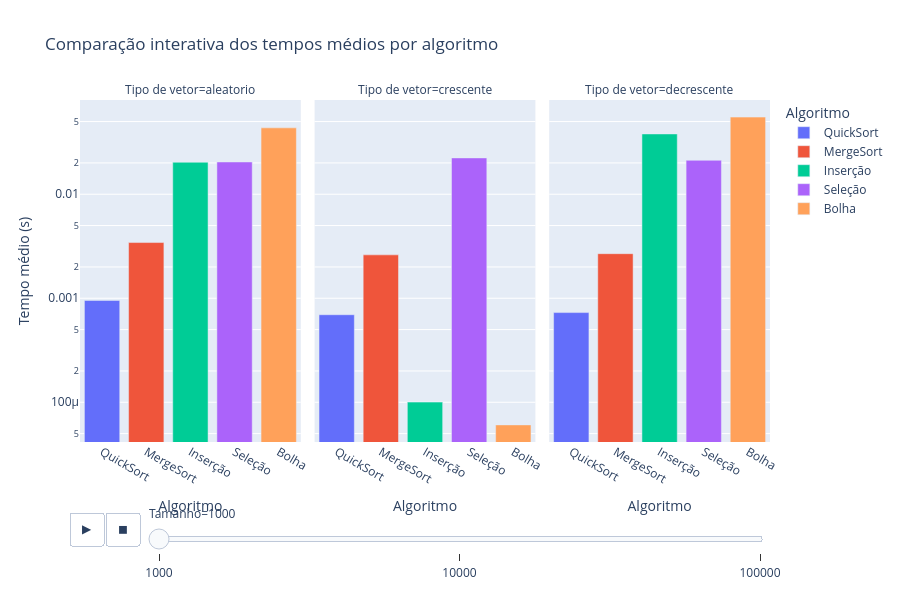
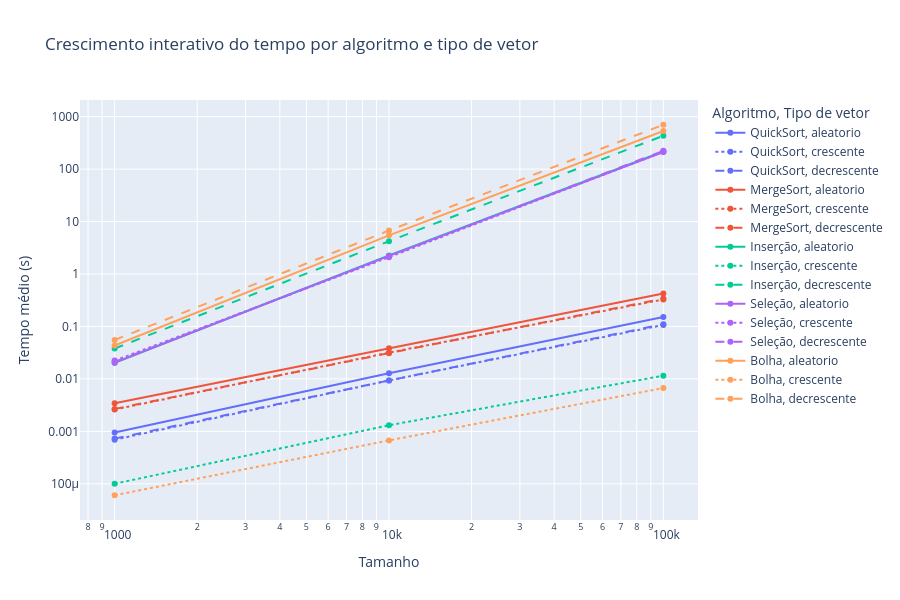
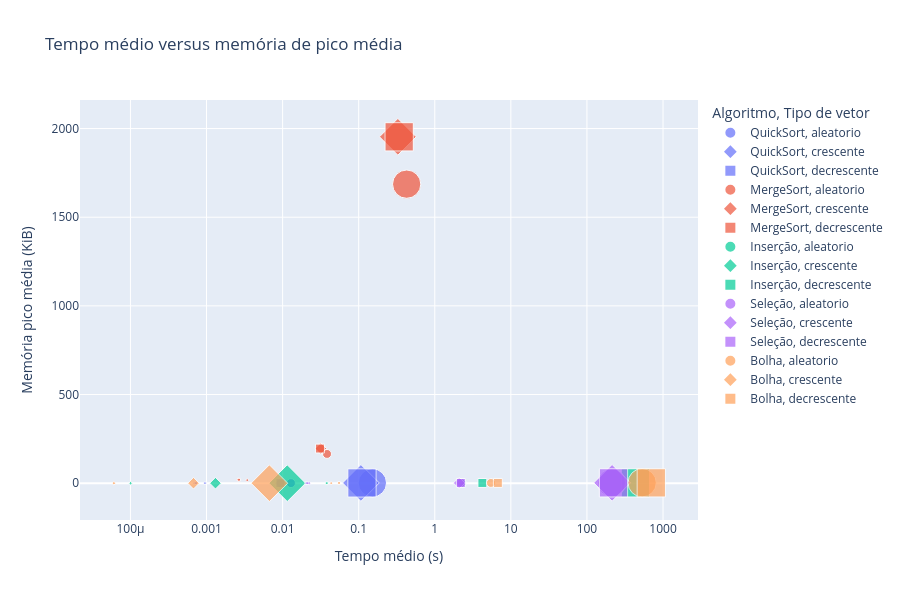

Notebook cell for these charts, in order:
### Markdown cell above
## 14. Visualizações interativas com Plotly

Além dos gráficos em Matplotlib, esta seção cria gráficos interativos em **Plotly**, facilitando a exploração dos resultados com zoom, hover, filtros visuais e exportação em HTML.

### Code cell
if not PLOTLY_DISPONIVEL:
    display(Markdown(
        "**Plotly não está instalado neste ambiente.** "
        "Para ativar os gráficos interativos, instale a biblioteca com `!pip install plotly`."
    ))
else:
    df_plotly = df_resultados.copy()
    df_plotly["Cenário"] = (
        df_plotly["Tamanho"].astype(str)
        + " - "
        + df_plotly["Tipo de vetor"]
    )

    fig_bar = px.bar(
        df_plotly,
        x="Algoritmo",
        y="Tempo médio (s)",
        color="Algoritmo",
        facet_col="Tipo de vetor",
        animation_frame="Tamanho",
        log_y=True,
        title="Comparação interativa dos tempos médios por algoritmo"
    )
    fig_bar.update_layout(height=600)
    fig_bar.show()

    caminho_html = OUTPUT_DIR / "plotly_tempos_medios_interativo.html"
    fig_bar.write_html(str(caminho_html))
    print(f"Gráfico interativo salvo em: {caminho_html.resolve()}")

    fig_line = px.line(
        df_plotly.sort_values("Tamanho"),
        x="Tamanho",
        y="Tempo médio (s)",
        color="Algoritmo",
        line_dash="Tipo de vetor",
        markers=True,
        log_x=True,
        log_y=True,
        title="Crescimento interativo do tempo por algoritmo e tipo de vetor",
        hover_data=["Memória pico média (KiB)", "Tempo mediano (s)", "Clock médio (MHz)"]
    )
    fig_line.update_layout(height=600)
    fig_line.show()

    caminho_html = OUTPUT_DIR / "plotly_crescimento_tempos_interativo.html"
    fig_line.write_html(str(caminho_html))
    print(f"Gráfico interativo salvo em: {caminho_html.resolve()}")

    fig_scatter = px.scatter(
        df_plotly,
        x="Tempo médio (s)",
        y="Memória pico média (KiB)",
        color="Algoritmo",
        symbol="Tipo de vetor",
        size="Tamanho",
        log_x=True,
        title="Tempo médio versus memória de pico média",
        hover_data=["Cenário", "Tempo mediano (s)", "Clock médio (MHz)"]
    )
    fig_scatter.update_layout(height=600)
    fig_scatter.show()

    caminho_html = OUTPUT_DIR / "plotly_tempo_vs_memoria_interativo.html"
    fig_scatter.write_html(str(caminho_html))
    print(f"Gráfico interativo salvo em: {caminho_html.resolve()}")

### Figure 1 — Plotly figure (JSON) as saved in the notebook; plotly's stock layout.template omitted (floating-point values rounded to 4 significant figures)
{"data": [{"hovertemplate": "Algoritmo=%{x}<br>Tamanho=1000<br>Tipo de vetor=aleatorio<br>Tempo médio (s)=%{y}<extra></extra>", "legendgroup": "QuickSort", "marker": {"color": "#636efa", "pattern": {"shape": ""}}, "name": "QuickSort", "orientation": "v", "showlegend": true, "textposition": "auto", "type": "bar", "x": ["QuickSort"], "xaxis": "x", "y": [0.0009535], "yaxis": "y"}, {"hovertemplate": "Algoritmo=%{x}<br>Tamanho=1000<br>Tipo de vetor=crescente<br>Tempo médio (s)=%{y}<extra></extra>", "legendgroup": "QuickSort", "marker": {"color": "#636efa", "pattern": {"shape": ""}}, "name": "QuickSort", "orientation": "v", "showlegend": false, "textposition": "auto", "type": "bar", "x": ["QuickSort"], "xaxis": "x2", "y": [0.0006946], "yaxis": "y2"}, {"hovertemplate": "Algoritmo=%{x}<br>Tamanho=1000<br>Tipo de vetor=decrescente<br>Tempo médio (s)=%{y}<extra></extra>", "legendgroup": "QuickSort", "marker": {"color": "#636efa", "pattern": {"shape": ""}}, "name": "QuickSort", "orientation": "v", "showlegend": false, "textposition": "auto", "type": "bar", "x": ["QuickSort"], "xaxis": "x3", "y": [0.0007282], "yaxis": "y3"}, {"hovertemplate": "Algoritmo=%{x}<br>Tamanho=1000<br>Tipo de vetor=aleatorio<br>Tempo médio (s)=%{y}<extra></extra>", "legendgroup": "MergeSort", "marker": {"color": "#EF553B", "pattern": {"shape": ""}}, "name": "MergeSort", "orientation": "v", "showlegend": true, "textposition": "auto", "type": "bar", "x": ["MergeSort"], "xaxis": "x", "y": [0.003431], "yaxis": "y"}, {"hovertemplate": "Algoritmo=%{x}<br>Tamanho=1000<br>Tipo de vetor=crescente<br>Tempo médio (s)=%{y}<extra></extra>", "legendgroup": "MergeSort", "marker": {"color": "#EF553B", "pattern": {"shape": ""}}, "name": "MergeSort", "orientation": "v", "showlegend": false, "textposition": "auto", "type": "bar", "x": ["MergeSort"], "xaxis": "x2", "y": [0.002613], "yaxis": "y2"}, {"hovertemplate": "Algoritmo=%{x}<br>Tamanho=1000<br>Tipo de vetor=decrescente<br>Tempo médio (s)=%{y}<extra></extra>", "legendgroup": "MergeSort", "marker": {"color": "#EF553B", "pattern": {"shape": ""}}, "name": "MergeSort", "orientation": "v", "showlegend": false, "textposition": "auto", "type": "bar", "x": ["MergeSort"], "xaxis": "x3", "y": [0.002683], "yaxis": "y3"}, {"hovertemplate": "Algoritmo=%{x}<br>Tamanho=1000<br>Tipo de vetor=aleatorio<br>Tempo médio (s)=%{y}<extra></extra>", "legendgroup": "Inserção", "marker": {"color": "#00cc96", "pattern": {"shape": ""}}, "name": "Inserção", "orientation": "v", "showlegend": true, "textposition": "auto", "type": "bar", "x": ["Inserção"], "xaxis": "x", "y": [0.02031], "yaxis": "y"}, {"hovertemplate": "Algoritmo=%{x}<br>Tamanho=1000<br>Tipo de vetor=crescente<br>Tempo médio (s)=%{y}<extra></extra>", "legendgroup": "Inserção", "marker": {"color": "#00cc96", "pattern": {"shape": ""}}, "name": "Inserção", "orientation": "v", "showlegend": false, "textposition": "auto", "type": "bar", "x": ["Inserção"], "xaxis": "x2", "y": [0.0001004], "yaxis": "y2"}, {"hovertemplate": "Algoritmo=%{x}<br>Tamanho=1000<br>Tipo de vetor=decrescente<br>Tempo médio (s)=%{y}<extra></extra>", "legendgroup": "Inserção", "marker": {"color": "#00cc96", "pattern": {"shape": ""}}, "name": "Inserção", "orientation": "v", "showlegend": false, "textposition": "auto", "type": "bar", "x": ["Inserção"], "xaxis": "x3", "y": [0.03799], "yaxis": "y3"}, {"hovertemplate": "Algoritmo=%{x}<br>Tamanho=1000<br>Tipo de vetor=aleatorio<br>Tempo médio (s)=%{y}<extra></extra>", "legendgroup": "Seleção", "marker": {"color": "#ab63fa", "pattern": {"shape": ""}}, "name": "Seleção", "orientation": "v", "showlegend": true, "textposition": "auto", "type": "bar", "x": ["Seleção"], "xaxis": "x", "y": [0.02043], "yaxis": "y"}, {"hovertemplate": "Algoritmo=%{x}<br>Tamanho=1000<br>Tipo de vetor=crescente<br>Tempo médio (s)=%{y}<extra></extra>", "legendgroup": "Seleção", "marker": {"color": "#ab63fa", "pattern": {"shape": ""}}, "name": "Seleção", "orientation": "v", "showlegend": false, "textposition": "auto", "type": "bar", "x": ["Seleção"], "xaxis": "x2", "y": [0.02235], "yaxis": "y2"}, {"hovertemplate": "Algoritmo=%{x}<br>Tamanho=1000<br>Tipo de vetor=decrescente<br>Tempo médio (s)=%{y}<extra></extra>", "legendgroup": "Seleção", "marker": {"color": "#ab63fa", "pattern": {"shape": ""}}, "name": "Seleção", "orientation": "v", "showlegend": false, "textposition": "auto", "type": "bar", "x": ["Seleção"], "xaxis": "x3", "y": [0.0212], "yaxis": "y3"}, {"hovertemplate": "Algoritmo=%{x}<br>Tamanho=1000<br>Tipo de vetor=aleatorio<br>Tempo médio (s)=%{y}<extra></extra>", "legendgroup": "Bolha", "marker": {"color": "#FFA15A", "pattern": {"shape": ""}}, "name": "Bolha", "orientation": "v", "showlegend": true, "textposition": "auto", "type": "bar", "x": ["Bolha"], "xaxis": "x", "y": [0.04348], "yaxis": "y"}, {"hovertemplate": "Algoritmo=%{x}<br>Tamanho=1000<br>Tipo de vetor=crescente<br>Tempo médio (s)=%{y}<extra></extra>", "legendgroup": "Bolha", "marker": {"color": "#FFA15A", "pattern": {"shape": ""}}, "name": "Bolha", "orientation": "v", "showlegend": false, "textposition": "auto", "type": "bar", "x": ["Bolha"], "xaxis": "x2", "y": [6.06e-05], "yaxis": "y2"}, {"hovertemplate": "Algoritmo=%{x}<br>Tamanho=1000<br>Tipo de vetor=decrescente<br>Tempo médio (s)=%{y}<extra></extra>", "legendgroup": "Bolha", "marker": {"color": "#FFA15A", "pattern": {"shape": ""}}, "name": "Bolha", "orientation": "v", "showlegend": false, "textposition": "auto", "type": "bar", "x": ["Bolha"], "xaxis": "x3", "y": [0.05516], "yaxis": "y3"}], "layout": {"annotations": [{"font": {}, "showarrow": false, "text": "Tipo de vetor=aleatorio", "x": 0.16, "xanchor": "center", "xref": "paper", "y": 1, "yanchor": "bottom", "yref": "paper"}, {"font": {}, "showarrow": false, "text": "Tipo de vetor=crescente", "x": 0.5, "xanchor": "center", "xref": "paper", "y": 1, "yanchor": "bottom", "yref": "paper"}, {"font": {}, "showarrow": false, "text": "Tipo de vetor=decrescente", "x": 0.84, "xanchor": "center", "xref": "paper", "y": 1, "yanchor": "bottom", "yref": "paper"}], "barmode": "relative", "height": 600, "legend": {"title": {"text": "Algoritmo"}, "tracegroupgap": 0}, "sliders": [{"active": 0, "currentvalue": {"prefix": "Tamanho="}, "len": 0.9, "pad": {"b": 10, "t": 60}, "steps": [{"args": [["1000"], {"frame": {"duration": 0, "redraw": true}, "fromcurrent": true, "mode": "immediate", "transition": {"duration": 0, "easing": "linear"}}], "label": "1000", "method": "animate"}, {"args": [["10000"], {"frame": {"duration": 0, "redraw": true}, "fromcurrent": true, "mode": "immediate", "transition": {"duration": 0, "easing": "linear"}}], "label": "10000", "method": "animate"}, {"args": [["100000"], {"frame": {"duration": 0, "redraw": true}, "fromcurrent": true, "mode": "immediate", "transition": {"duration": 0, "easing": "linear"}}], "label": "100000", "method": "animate"}], "x": 0.1, "xanchor": "left", "y": 0, "yanchor": "top"}], "title": {"text": "Comparação interativa dos tempos médios por algoritmo"}, "updatemenus": [{"buttons": [{"args": [null, {"frame": {"duration": 500, "redraw": true}, "fromcurrent": true, "mode": "immediate", "transition": {"duration": 500, "easing": "linear"}}], "label": "&#9654;", "method": "animate"}, {"args": [[null], {"frame": {"duration": 0, "redraw": true}, "fromcurrent": true, "mode": "immediate", "transition": {"duration": 0, "easing": "linear"}}], "label": "&#9724;", "method": "animate"}], "direction": "left", "pad": {"r": 10, "t": 70}, "showactive": false, "type": "buttons", "x": 0.1, "xanchor": "right", "y": 0, "yanchor": "top"}], "xaxis": {"anchor": "y", "categoryarray": ["QuickSort", "MergeSort", "Inserção", "Seleção", "Bolha"], "categoryorder": "array", "domain": [0, 0.32], "title": {"text": "Algoritmo"}}, "xaxis2": {"anchor": "y2", "categoryarray": ["QuickSort", "MergeSort", "Inserção", "Seleção", "Bolha"], "categoryorder": "array", "domain": [0.34, 0.66], "matches": "x", "title": {"text": "Algoritmo"}}, "xaxis3": {"anchor": "y3", "categoryarray": ["QuickSort", "MergeSort", "Inserção", "Seleção", "Bolha"], "categoryorder": "array", "domain": [0.68, 1.0], "matches": "x", "title": {"text": "Algoritmo"}}, "yaxis": {"anchor": "x", "domain": [0, 1], "title": {"text": "Tempo médio (s)"}, "type": "log"}, "yaxis2": {"anchor": "x2", "domain": [0, 1], "matches": "y", "showticklabels": false, "type": "log"}, "yaxis3": {"anchor": "x3", "domain": [0, 1], "matches": "y", "showticklabels": false, "type": "log"}}}

### Figure 2 — Plotly figure (JSON) as saved in the notebook; plotly's stock layout.template omitted (floating-point values rounded to 4 significant figures)
{"data": [{"customdata": [[0.4141, 0.000936, 3801.0], [0.4141, 0.01282, 3801.0], [1.568, 0.1509, 3801.0]], "hovertemplate": "Algoritmo=QuickSort<br>Tipo de vetor=aleatorio<br>Tamanho=%{x}<br>Tempo médio (s)=%{y}<br>Memória pico média (KiB)=%{customdata[0]}<br>Tempo mediano (s)=%{customdata[1]}<br>Clock médio (MHz)=%{customdata[2]}<extra></extra>", "legendgroup": "QuickSort, aleatorio", "line": {"color": "#636efa", "dash": "solid"}, "marker": {"symbol": "circle"}, "mode": "lines+markers", "name": "QuickSort, aleatorio", "orientation": "v", "showlegend": true, "type": "scatter", "x": [1000, 10000, 100000], "xaxis": "x", "y": [0.0009535, 0.01288, 0.1514], "yaxis": "y"}, {"customdata": [[0.4141, 0.0006929, 3801.0], [0.4141, 0.00921, 3801.0], [1.375, 0.1073, 3801.0]], "hovertemplate": "Algoritmo=QuickSort<br>Tipo de vetor=crescente<br>Tamanho=%{x}<br>Tempo médio (s)=%{y}<br>Memória pico média (KiB)=%{customdata[0]}<br>Tempo mediano (s)=%{customdata[1]}<br>Clock médio (MHz)=%{customdata[2]}<extra></extra>", "legendgroup": "QuickSort, crescente", "line": {"color": "#636efa", "dash": "dot"}, "marker": {"symbol": "circle"}, "mode": "lines+markers", "name": "QuickSort, crescente", "orientation": "v", "showlegend": true, "type": "scatter", "x": [1000, 10000, 100000], "xaxis": "x", "y": [0.0006946, 0.009347, 0.1069], "yaxis": "y"}, {"customdata": [[0.4141, 0.0007274, 3801.0], [0.4141, 0.009368, 3801.0], [1.375, 0.1109, 3801.0]], "hovertemplate": "Algoritmo=QuickSort<br>Tipo de vetor=decrescente<br>Tamanho=%{x}<br>Tempo médio (s)=%{y}<br>Memória pico média (KiB)=%{customdata[0]}<br>Tempo mediano (s)=%{customdata[1]}<br>Clock médio (MHz)=%{customdata[2]}<extra></extra>", "legendgroup": "QuickSort, decrescente", "line": {"color": "#636efa", "dash": "dash"}, "marker": {"symbol": "circle"}, "mode": "lines+markers", "name": "QuickSort, decrescente", "orientation": "v", "showlegend": true, "type": "scatter", "x": [1000, 10000, 100000], "xaxis": "x", "y": [0.0007282, 0.00936, 0.1104], "yaxis": "y"}, {"customdata": [[17.03, 0.00315, 3801.0], [164.9, 0.03832, 3801.0], [1686.0, 0.427, 3801.0]], "hovertemplate": "Algoritmo=MergeSort<br>Tipo de vetor=aleatorio<br>Tamanho=%{x}<br>Tempo médio (s)=%{y}<br>Memória pico média (KiB)=%{customdata[0]}<br>Tempo mediano (s)=%{customdata[1]}<br>Clock médio (MHz)=%{customdata[2]}<extra></extra>", "legendgroup": "MergeSort, aleatorio", "line": {"color": "#EF553B", "dash": "solid"}, "marker": {"symbol": "circle"}, "mode": "lines+markers", "name": "MergeSort, aleatorio", "orientation": "v", "showlegend": true, "type": "scatter", "x": [1000, 10000, 100000], "xaxis": "x", "y": [0.003431, 0.03837, 0.4272], "yaxis": "y"}, {"customdata": [[19.53, 0.002598, 3801.0], [195.3, 0.03177, 3801.0], [1953.0, 0.3272, 3801.0]], "hovertemplate": "Algoritmo=MergeSort<br>Tipo de vetor=crescente<br>Tamanho=%{x}<br>Tempo médio (s)=%{y}<br>Memória pico média (KiB)=%{customdata[0]}<br>Tempo mediano (s)=%{customdata[1]}<br>Clock médio (MHz)=%{customdata[2]}<extra></extra>", "legendgroup": "MergeSort, crescente", "line": {"color": "#EF553B", "dash": "dot"}, "marker": {"symbol": "circle"}, "mode": "lines+markers", "name": "MergeSort, crescente", "orientation": "v", "showlegend": true, "type": "scatter", "x": [1000, 10000, 100000], "xaxis": "x", "y": [0.002613, 0.03174, 0.3271], "yaxis": "y"}, {"customdata": [[19.53, 0.002686, 3801.0], [195.3, 0.03099, 3801.0], [1953.0, 0.3399, 3801.0]], "hovertemplate": "Algoritmo=MergeSort<br>Tipo de vetor=decrescente<br>Tamanho=%{x}<br>Tempo médio (s)=%{y}<br>Memória pico média (KiB)=%{customdata[0]}<br>Tempo mediano (s)=%{customdata[1]}<br>Clock médio (MHz)=%{customdata[2]}<extra></extra>", "legendgroup": "MergeSort, decrescente", "line": {"color": "#EF553B", "dash": "dash"}, "marker": {"symbol": "circle"}, "mode": "lines+markers", "name": "MergeSort, decrescente", "orientation": "v", "showlegend": true, "type": "scatter", "x": [1000, 10000, 100000], "xaxis": "x", "y": [0.002683, 0.031, 0.3406], "yaxis": "y"}, {"customdata": [[1.386, 0.02014, 3801.0], [0.9434, 2.272, 3801.0], [1.844, 217.5, 3801.0]], "hovertemplate": "Algoritmo=Inserção<br>Tipo de vetor=aleatorio<br>Tamanho=%{x}<br>Tempo médio (s)=%{y}<br>Memória pico média (KiB)=%{customdata[0]}<br>Tempo mediano (s)=%{customdata[1]}<br>Clock médio (MHz)=%{customdata[2]}<extra></extra>", "legendgroup": "Inserção, aleatorio", "line": {"color": "#00cc96", "dash": "solid"}, "marker": {"symbol": "circle"}, "mode": "lines+markers", "name": "Inserção, aleatorio", "orientation": "v", "showlegend": true, "type": "scatter", "x": [1000, 10000, 100000], "xaxis": "x", "y": [0.02031, 2.257, 217.7], "yaxis": "y"}, {"customdata": [[0.007812, 0.0001002, 3801.0], [0.01562, 0.00138, 3801.0], [0.007812, 0.01152, 3801.0]], "hovertemplate": "Algoritmo=Inserção<br>Tipo de vetor=crescente<br>Tamanho=%{x}<br>Tempo médio (s)=%{y}<br>Memória pico média (KiB)=%{customdata[0]}<br>Tempo mediano (s)=%{customdata[1]}<br>Clock médio (MHz)=%{customdata[2]}<extra></extra>", "legendgroup": "Inserção, crescente", "line": {"color": "#00cc96", "dash": "dot"}, "marker": {"symbol": "circle"}, "mode": "lines+markers", "name": "Inserção, crescente", "orientation": "v", "showlegend": true, "type": "scatter", "x": [1000, 10000, 100000], "xaxis": "x", "y": [0.0001004, 0.001311, 0.01151], "yaxis": "y"}, {"customdata": [[0.007812, 0.03767, 3801.0], [1.24, 4.236, 3801.0], [1.844, 432.9, 3801.0]], "hovertemplate": "Algoritmo=Inserção<br>Tipo de vetor=decrescente<br>Tamanho=%{x}<br>Tempo médio (s)=%{y}<br>Memória pico média (KiB)=%{customdata[0]}<br>Tempo mediano (s)=%{customdata[1]}<br>Clock médio (MHz)=%{customdata[2]}<extra></extra>", "legendgroup": "Inserção, decrescente", "line": {"color": "#00cc96", "dash": "dash"}, "marker": {"symbol": "circle"}, "mode": "lines+markers", "name": "Inserção, decrescente", "orientation": "v", "showlegend": true, "type": "scatter", "x": [1000, 10000, 100000], "xaxis": "x", "y": [0.03799, 4.224, 433.1], "yaxis": "y"}, {"customdata": [[0.007812, 0.02055, 3801.0], [1.255, 2.223, 3801.0], [1.844, 210.6, 3801.0]], "hovertemplate": "Algoritmo=Seleção<br>Tipo de vetor=aleatorio<br>Tamanho=%{x}<br>Tempo médio (s)=%{y}<br>Memória pico média (KiB)=%{customdata[0]}<br>Tempo mediano (s)=%{customdata[1]}<br>Clock médio (MHz)=%{customdata[2]}<extra></extra>", "legendgroup": "Seleção, aleatorio", "line": {"color": "#ab63fa", "dash": "solid"}, "marker": {"symbol": "circle"}, "mode": "lines+markers", "name": "Seleção, aleatorio", "orientation": "v", "showlegend": true, "type": "scatter", "x": [1000, 10000, 100000], "xaxis": "x", "y": [0.02043, 2.218, 211.0], "yaxis": "y"}, {"customdata": [[0.007812, 0.02067, 3801.0], [1.081, 2.074, 3801.0], [1.93, 213.6, 3801.0]], "hovertemplate": "Algoritmo=Seleção<br>Tipo de vetor=crescente<br>Tamanho=%{x}<br>Tempo médio (s)=%{y}<br>Memória pico média (KiB)=%{customdata[0]}<br>Tempo mediano (s)=%{customdata[1]}<br>Clock médio (MHz)=%{customdata[2]}<extra></extra>", "legendgroup": "Seleção, crescente", "line": {"color": "#ab63fa", "dash": "dot"}, "marker": {"symbol": "circle"}, "mode": "lines+markers", "name": "Seleção, crescente", "orientation": "v", "showlegend": true, "type": "scatter", "x": [1000, 10000, 100000], "xaxis": "x", "y": [0.02235, 2.093, 214.0], "yaxis": "y"}, {"customdata": [[0.2318, 0.02103, 3801.0], [1.242, 2.201, 3801.0], [1.844, 223.4, 3801.0]], "hovertemplate": "Algoritmo=Seleção<br>Tipo de vetor=decrescente<br>Tamanho=%{x}<br>Tempo médio (s)=%{y}<br>Memória pico média (KiB)=%{customdata[0]}<br>Tempo mediano (s)=%{customdata[1]}<br>Clock médio (MHz)=%{customdata[2]}<extra></extra>", "legendgroup": "Seleção, decrescente", "line": {"color": "#ab63fa", "dash": "dash"}, "marker": {"symbol": "circle"}, "mode": "lines+markers", "name": "Seleção, decrescente", "orientation": "v", "showlegend": true, "type": "scatter", "x": [1000, 10000, 100000], "xaxis": "x", "y": [0.0212, 2.202, 223.4], "yaxis": "y"}, {"customdata": [[0.277, 0.04377, 3801.0], [1.405, 5.45, 3801.0], [2.417, 531.5, 3801.0]], "hovertemplate": "Algoritmo=Bolha<br>Tipo de vetor=aleatorio<br>Tamanho=%{x}<br>Tempo médio (s)=%{y}<br>Memória pico média (KiB)=%{customdata[0]}<br>Tempo mediano (s)=%{customdata[1]}<br>Clock médio (MHz)=%{customdata[2]}<extra></extra>", "legendgroup": "Bolha, aleatorio", "line": {"color": "#FFA15A", "dash": "solid"}, "marker": {"symbol": "circle"}, "mode": "lines+markers", "name": "Bolha, aleatorio", "orientation": "v", "showlegend": true, "type": "scatter", "x": [1000, 10000, 100000], "xaxis": "x", "y": [0.04348, 5.47, 531.8], "yaxis": "y"}, {"customdata": [[0.007812, 5.85e-05, 3801.0], [0.007812, 0.000654, 3801.0], [0.007812, 0.00667, 3801.0]], "hovertemplate": "Algoritmo=Bolha<br>Tipo de vetor=crescente<br>Tamanho=%{x}<br>Tempo médio (s)=%{y}<br>Memória pico média (KiB)=%{customdata[0]}<br>Tempo mediano (s)=%{customdata[1]}<br>Clock médio (MHz)=%{customdata[2]}<extra></extra>", "legendgroup": "Bolha, crescente", "line": {"color": "#FFA15A", "dash": "dot"}, "marker": {"symbol": "circle"}, "mode": "lines+markers", "name": "Bolha, crescente", "orientation": "v", "showlegend": true, "type": "scatter", "x": [1000, 10000, 100000], "xaxis": "x", "y": [6.06e-05, 0.0006739, 0.006701], "yaxis": "y"}, {"customdata": [[1.187, 0.05499, 3801.0], [1.387, 6.729, 3801.0], [1.881, 699.6, 3801.0]], "hovertemplate": "Algoritmo=Bolha<br>Tipo de vetor=decrescente<br>Tamanho=%{x}<br>Tempo médio (s)=%{y}<br>Memória pico média (KiB)=%{customdata[0]}<br>Tempo mediano (s)=%{customdata[1]}<br>Clock médio (MHz)=%{customdata[2]}<extra></extra>", "legendgroup": "Bolha, decrescente", "line": {"color": "#FFA15A", "dash": "dash"}, "marker": {"symbol": "circle"}, "mode": "lines+markers", "name": "Bolha, decrescente", "orientation": "v", "showlegend": true, "type": "scatter", "x": [1000, 10000, 100000], "xaxis": "x", "y": [0.05516, 6.751, 701.2], "yaxis": "y"}], "layout": {"height": 600, "legend": {"title": {"text": "Algoritmo, Tipo de vetor"}, "tracegroupgap": 0}, "title": {"text": "Crescimento interativo do tempo por algoritmo e tipo de vetor"}, "xaxis": {"anchor": "y", "domain": [0, 1], "title": {"text": "Tamanho"}, "type": "log"}, "yaxis": {"anchor": "x", "domain": [0, 1], "title": {"text": "Tempo médio (s)"}, "type": "log"}}}

### Figure 3 — Plotly figure (JSON) as saved in the notebook; plotly's stock layout.template omitted (floating-point values rounded to 4 significant figures)
{"data": [{"customdata": [["1000 - aleatorio", 0.000936, 3801], ["10000 - aleatorio", 0.01282, 3801], ["100000 - aleatorio", 0.1509, 3801]], "hovertemplate": "Algoritmo=QuickSort<br>Tipo de vetor=aleatorio<br>Tempo médio (s)=%{x}<br>Memória pico média (KiB)=%{y}<br>Tamanho=%{marker.size}<br>Cenário=%{customdata[0]}<br>Tempo mediano (s)=%{customdata[1]}<br>Clock médio (MHz)=%{customdata[2]}<extra></extra>", "legendgroup": "QuickSort, aleatorio", "marker": {"color": "#636efa", "size": [1000, 10000, 100000], "sizemode": "area", "sizeref": 250, "symbol": "circle"}, "mode": "markers", "name": "QuickSort, aleatorio", "orientation": "v", "showlegend": true, "type": "scatter", "x": [0.0009535, 0.01288, 0.1514], "xaxis": "x", "y": [0.4141, 0.4141, 1.568], "yaxis": "y"}, {"customdata": [["1000 - crescente", 0.0006929, 3801], ["10000 - crescente", 0.00921, 3801], ["100000 - crescente", 0.1073, 3801]], "hovertemplate": "Algoritmo=QuickSort<br>Tipo de vetor=crescente<br>Tempo médio (s)=%{x}<br>Memória pico média (KiB)=%{y}<br>Tamanho=%{marker.size}<br>Cenário=%{customdata[0]}<br>Tempo mediano (s)=%{customdata[1]}<br>Clock médio (MHz)=%{customdata[2]}<extra></extra>", "legendgroup": "QuickSort, crescente", "marker": {"color": "#636efa", "size": [1000, 10000, 100000], "sizemode": "area", "sizeref": 250, "symbol": "diamond"}, "mode": "markers", "name": "QuickSort, crescente", "orientation": "v", "showlegend": true, "type": "scatter", "x": [0.0006946, 0.009347, 0.1069], "xaxis": "x", "y": [0.4141, 0.4141, 1.375], "yaxis": "y"}, {"customdata": [["1000 - decrescente", 0.0007274, 3801], ["10000 - decrescente", 0.009368, 3801], ["100000 - decrescente", 0.1109, 3801]], "hovertemplate": "Algoritmo=QuickSort<br>Tipo de vetor=decrescente<br>Tempo médio (s)=%{x}<br>Memória pico média (KiB)=%{y}<br>Tamanho=%{marker.size}<br>Cenário=%{customdata[0]}<br>Tempo mediano (s)=%{customdata[1]}<br>Clock médio (MHz)=%{customdata[2]}<extra></extra>", "legendgroup": "QuickSort, decrescente", "marker": {"color": "#636efa", "size": [1000, 10000, 100000], "sizemode": "area", "sizeref": 250, "symbol": "square"}, "mode": "markers", "name": "QuickSort, decrescente", "orientation": "v", "showlegend": true, "type": "scatter", "x": [0.0007282, 0.00936, 0.1104], "xaxis": "x", "y": [0.4141, 0.4141, 1.375], "yaxis": "y"}, {"customdata": [["1000 - aleatorio", 0.00315, 3801], ["10000 - aleatorio", 0.03832, 3801], ["100000 - aleatorio", 0.427, 3801]], "hovertemplate": "Algoritmo=MergeSort<br>Tipo de vetor=aleatorio<br>Tempo médio (s)=%{x}<br>Memória pico média (KiB)=%{y}<br>Tamanho=%{marker.size}<br>Cenário=%{customdata[0]}<br>Tempo mediano (s)=%{customdata[1]}<br>Clock médio (MHz)=%{customdata[2]}<extra></extra>", "legendgroup": "MergeSort, aleatorio", "marker": {"color": "#EF553B", "size": [1000, 10000, 100000], "sizemode": "area", "sizeref": 250, "symbol": "circle"}, "mode": "markers", "name": "MergeSort, aleatorio", "orientation": "v", "showlegend": true, "type": "scatter", "x": [0.003431, 0.03837, 0.4272], "xaxis": "x", "y": [17.03, 164.9, 1686.0], "yaxis": "y"}, {"customdata": [["1000 - crescente", 0.002598, 3801], ["10000 - crescente", 0.03177, 3801], ["100000 - crescente", 0.3272, 3801]], "hovertemplate": "Algoritmo=MergeSort<br>Tipo de vetor=crescente<br>Tempo médio (s)=%{x}<br>Memória pico média (KiB)=%{y}<br>Tamanho=%{marker.size}<br>Cenário=%{customdata[0]}<br>Tempo mediano (s)=%{customdata[1]}<br>Clock médio (MHz)=%{customdata[2]}<extra></extra>", "legendgroup": "MergeSort, crescente", "marker": {"color": "#EF553B", "size": [1000, 10000, 100000], "sizemode": "area", "sizeref": 250, "symbol": "diamond"}, "mode": "markers", "name": "MergeSort, crescente", "orientation": "v", "showlegend": true, "type": "scatter", "x": [0.002613, 0.03174, 0.3271], "xaxis": "x", "y": [19.53, 195.3, 1953.0], "yaxis": "y"}, {"customdata": [["1000 - decrescente", 0.002686, 3801], ["10000 - decrescente", 0.03099, 3801], ["100000 - decrescente", 0.3399, 3801]], "hovertemplate": "Algoritmo=MergeSort<br>Tipo de vetor=decrescente<br>Tempo médio (s)=%{x}<br>Memória pico média (KiB)=%{y}<br>Tamanho=%{marker.size}<br>Cenário=%{customdata[0]}<br>Tempo mediano (s)=%{customdata[1]}<br>Clock médio (MHz)=%{customdata[2]}<extra></extra>", "legendgroup": "MergeSort, decrescente", "marker": {"color": "#EF553B", "size": [1000, 10000, 100000], "sizemode": "area", "sizeref": 250, "symbol": "square"}, "mode": "markers", "name": "MergeSort, decrescente", "orientation": "v", "showlegend": true, "type": "scatter", "x": [0.002683, 0.031, 0.3406], "xaxis": "x", "y": [19.53, 195.3, 1953.0], "yaxis": "y"}, {"customdata": [["1000 - aleatorio", 0.02014, 3801], ["10000 - aleatorio", 2.272, 3801], ["100000 - aleatorio", 217.5, 3801]], "hovertemplate": "Algoritmo=Inserção<br>Tipo de vetor=aleatorio<br>Tempo médio (s)=%{x}<br>Memória pico média (KiB)=%{y}<br>Tamanho=%{marker.size}<br>Cenário=%{customdata[0]}<br>Tempo mediano (s)=%{customdata[1]}<br>Clock médio (MHz)=%{customdata[2]}<extra></extra>", "legendgroup": "Inserção, aleatorio", "marker": {"color": "#00cc96", "size": [1000, 10000, 100000], "sizemode": "area", "sizeref": 250, "symbol": "circle"}, "mode": "markers", "name": "Inserção, aleatorio", "orientation": "v", "showlegend": true, "type": "scatter", "x": [0.02031, 2.257, 217.7], "xaxis": "x", "y": [1.386, 0.9434, 1.844], "yaxis": "y"}, {"customdata": [["1000 - crescente", 0.0001002, 3801], ["10000 - crescente", 0.00138, 3801], ["100000 - crescente", 0.01152, 3801]], "hovertemplate": "Algoritmo=Inserção<br>Tipo de vetor=crescente<br>Tempo médio (s)=%{x}<br>Memória pico média (KiB)=%{y}<br>Tamanho=%{marker.size}<br>Cenário=%{customdata[0]}<br>Tempo mediano (s)=%{customdata[1]}<br>Clock médio (MHz)=%{customdata[2]}<extra></extra>", "legendgroup": "Inserção, crescente", "marker": {"color": "#00cc96", "size": [1000, 10000, 100000], "sizemode": "area", "sizeref": 250, "symbol": "diamond"}, "mode": "markers", "name": "Inserção, crescente", "orientation": "v", "showlegend": true, "type": "scatter", "x": [0.0001004, 0.001311, 0.01151], "xaxis": "x", "y": [0.007812, 0.01562, 0.007812], "yaxis": "y"}, {"customdata": [["1000 - decrescente", 0.03767, 3801], ["10000 - decrescente", 4.236, 3801], ["100000 - decrescente", 432.9, 3801]], "hovertemplate": "Algoritmo=Inserção<br>Tipo de vetor=decrescente<br>Tempo médio (s)=%{x}<br>Memória pico média (KiB)=%{y}<br>Tamanho=%{marker.size}<br>Cenário=%{customdata[0]}<br>Tempo mediano (s)=%{customdata[1]}<br>Clock médio (MHz)=%{customdata[2]}<extra></extra>", "legendgroup": "Inserção, decrescente", "marker": {"color": "#00cc96", "size": [1000, 10000, 100000], "sizemode": "area", "sizeref": 250, "symbol": "square"}, "mode": "markers", "name": "Inserção, decrescente", "orientation": "v", "showlegend": true, "type": "scatter", "x": [0.03799, 4.224, 433.1], "xaxis": "x", "y": [0.007812, 1.24, 1.844], "yaxis": "y"}, {"customdata": [["1000 - aleatorio", 0.02055, 3801], ["10000 - aleatorio", 2.223, 3801], ["100000 - aleatorio", 210.6, 3801]], "hovertemplate": "Algoritmo=Seleção<br>Tipo de vetor=aleatorio<br>Tempo médio (s)=%{x}<br>Memória pico média (KiB)=%{y}<br>Tamanho=%{marker.size}<br>Cenário=%{customdata[0]}<br>Tempo mediano (s)=%{customdata[1]}<br>Clock médio (MHz)=%{customdata[2]}<extra></extra>", "legendgroup": "Seleção, aleatorio", "marker": {"color": "#ab63fa", "size": [1000, 10000, 100000], "sizemode": "area", "sizeref": 250, "symbol": "circle"}, "mode": "markers", "name": "Seleção, aleatorio", "orientation": "v", "showlegend": true, "type": "scatter", "x": [0.02043, 2.218, 211.0], "xaxis": "x", "y": [0.007812, 1.255, 1.844], "yaxis": "y"}, {"customdata": [["1000 - crescente", 0.02067, 3801], ["10000 - crescente", 2.074, 3801], ["100000 - crescente", 213.6, 3801]], "hovertemplate": "Algoritmo=Seleção<br>Tipo de vetor=crescente<br>Tempo médio (s)=%{x}<br>Memória pico média (KiB)=%{y}<br>Tamanho=%{marker.size}<br>Cenário=%{customdata[0]}<br>Tempo mediano (s)=%{customdata[1]}<br>Clock médio (MHz)=%{customdata[2]}<extra></extra>", "legendgroup": "Seleção, crescente", "marker": {"color": "#ab63fa", "size": [1000, 10000, 100000], "sizemode": "area", "sizeref": 250, "symbol": "diamond"}, "mode": "markers", "name": "Seleção, crescente", "orientation": "v", "showlegend": true, "type": "scatter", "x": [0.02235, 2.093, 214.0], "xaxis": "x", "y": [0.007812, 1.081, 1.93], "yaxis": "y"}, {"customdata": [["1000 - decrescente", 0.02103, 3801], ["10000 - decrescente", 2.201, 3801], ["100000 - decrescente", 223.4, 3801]], "hovertemplate": "Algoritmo=Seleção<br>Tipo de vetor=decrescente<br>Tempo médio (s)=%{x}<br>Memória pico média (KiB)=%{y}<br>Tamanho=%{marker.size}<br>Cenário=%{customdata[0]}<br>Tempo mediano (s)=%{customdata[1]}<br>Clock médio (MHz)=%{customdata[2]}<extra></extra>", "legendgroup": "Seleção, decrescente", "marker": {"color": "#ab63fa", "size": [1000, 10000, 100000], "sizemode": "area", "sizeref": 250, "symbol": "square"}, "mode": "markers", "name": "Seleção, decrescente", "orientation": "v", "showlegend": true, "type": "scatter", "x": [0.0212, 2.202, 223.4], "xaxis": "x", "y": [0.2318, 1.242, 1.844], "yaxis": "y"}, {"customdata": [["1000 - aleatorio", 0.04377, 3801], ["10000 - aleatorio", 5.45, 3801], ["100000 - aleatorio", 531.5, 3801]], "hovertemplate": "Algoritmo=Bolha<br>Tipo de vetor=aleatorio<br>Tempo médio (s)=%{x}<br>Memória pico média (KiB)=%{y}<br>Tamanho=%{marker.size}<br>Cenário=%{customdata[0]}<br>Tempo mediano (s)=%{customdata[1]}<br>Clock médio (MHz)=%{customdata[2]}<extra></extra>", "legendgroup": "Bolha, aleatorio", "marker": {"color": "#FFA15A", "size": [1000, 10000, 100000], "sizemode": "area", "sizeref": 250, "symbol": "circle"}, "mode": "markers", "name": "Bolha, aleatorio", "orientation": "v", "showlegend": true, "type": "scatter", "x": [0.04348, 5.47, 531.8], "xaxis": "x", "y": [0.277, 1.405, 2.417], "yaxis": "y"}, {"customdata": [["1000 - crescente", 5.85e-05, 3801], ["10000 - crescente", 0.000654, 3801], ["100000 - crescente", 0.00667, 3801]], "hovertemplate": "Algoritmo=Bolha<br>Tipo de vetor=crescente<br>Tempo médio (s)=%{x}<br>Memória pico média (KiB)=%{y}<br>Tamanho=%{marker.size}<br>Cenário=%{customdata[0]}<br>Tempo mediano (s)=%{customdata[1]}<br>Clock médio (MHz)=%{customdata[2]}<extra></extra>", "legendgroup": "Bolha, crescente", "marker": {"color": "#FFA15A", "size": [1000, 10000, 100000], "sizemode": "area", "sizeref": 250, "symbol": "diamond"}, "mode": "markers", "name": "Bolha, crescente", "orientation": "v", "showlegend": true, "type": "scatter", "x": [6.06e-05, 0.0006739, 0.006701], "xaxis": "x", "y": [0.007812, 0.007812, 0.007812], "yaxis": "y"}, {"customdata": [["1000 - decrescente", 0.05499, 3801], ["10000 - decrescente", 6.729, 3801], ["100000 - decrescente", 699.6, 3801]], "hovertemplate": "Algoritmo=Bolha<br>Tipo de vetor=decrescente<br>Tempo médio (s)=%{x}<br>Memória pico média (KiB)=%{y}<br>Tamanho=%{marker.size}<br>Cenário=%{customdata[0]}<br>Tempo mediano (s)=%{customdata[1]}<br>Clock médio (MHz)=%{customdata[2]}<extra></extra>", "legendgroup": "Bolha, decrescente", "marker": {"color": "#FFA15A", "size": [1000, 10000, 100000], "sizemode": "area", "sizeref": 250, "symbol": "square"}, "mode": "markers", "name": "Bolha, decrescente", "orientation": "v", "showlegend": true, "type": "scatter", "x": [0.05516, 6.751, 701.2], "xaxis": "x", "y": [1.187, 1.387, 1.881], "yaxis": "y"}], "layout": {"height": 600, "legend": {"itemsizing": "constant", "title": {"text": "Algoritmo, Tipo de vetor"}, "tracegroupgap": 0}, "title": {"text": "Tempo médio versus memória de pico média"}, "xaxis": {"anchor": "y", "domain": [0, 1], "title": {"text": "Tempo médio (s)"}, "type": "log"}, "yaxis": {"anchor": "x", "domain": [0, 1], "title": {"text": "Memória pico média (KiB)"}}}}
